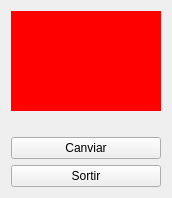
<?xml version="1.0" encoding="UTF-8"?>
<ui version="4.0">
 <class>myForm</class>
 <widget class="QWidget" name="myForm">
  <property name="geometry">
   <rect>
    <x>0</x>
    <y>0</y>
    <width>172</width>
    <height>198</height>
   </rect>
  </property>
  <property name="windowTitle">
   <string>Form</string>
  </property>
  <layout class="QVBoxLayout" name="verticalLayout">
   <item>
    <widget class="MyLabel" name="label">
     <property name="minimumSize">
      <size>
       <width>0</width>
       <height>100</height>
      </size>
     </property>
     <property name="autoFillBackground">
      <bool>false</bool>
     </property>
     <property name="styleSheet">
      <string notr="true">background-color:red</string>
     </property>
     <property name="text">
      <string/>
     </property>
    </widget>
   </item>
   <item>
    <spacer name="verticalSpacer">
     <property name="orientation">
      <enum>Qt::Vertical</enum>
     </property>
     <property name="sizeHint" stdset="0">
      <size>
       <width>20</width>
       <height>26</height>
      </size>
     </property>
    </spacer>
   </item>
   <item>
    <widget class="QPushButton" name="pushButton">
     <property name="text">
      <string>Canviar</string>
     </property>
    </widget>
   </item>
   <item>
    <widget class="QPushButton" name="pushButton_2">
     <property name="text">
      <string>Sortir</string>
     </property>
    </widget>
   </item>
  </layout>
 </widget>
 <customwidgets>
  <customwidget>
   <class>MyLabel</class>
   <extends>QLabel</extends>
   <header>MyLabel.h</header>
   <slots>
    <slot>sumarU()</slot>
    <slot>sumarDos()</slot>
    <slot>reiniciar()</slot>
    <slot>posarCreu()</slot>
    <slot>posarCercle()</slot>
    <slot>canviarColor()</slot>
   </slots>
  </customwidget>
 </customwidgets>
 <resources/>
 <connections>
  <connection>
   <sender>pushButton_2</sender>
   <signal>pressed()</signal>
   <receiver>myForm</receiver>
   <slot>close()</slot>
   <hints>
    <hint type="sourcelabel">
     <x>121</x>
     <y>187</y>
    </hint>
    <hint type="destinationlabel">
     <x>163</x>
     <y>118</y>
    </hint>
   </hints>
  </connection>
  <connection>
   <sender>pushButton</sender>
   <signal>pressed()</signal>
   <receiver>label</receiver>
   <slot>canviarColor()</slot>
   <hints>
    <hint type="sourcelabel">
     <x>97</x>
     <y>157</y>
    </hint>
    <hint type="destinationlabel">
     <x>95</x>
     <y>68</y>
    </hint>
   </hints>
  </connection>
 </connections>
</ui>
